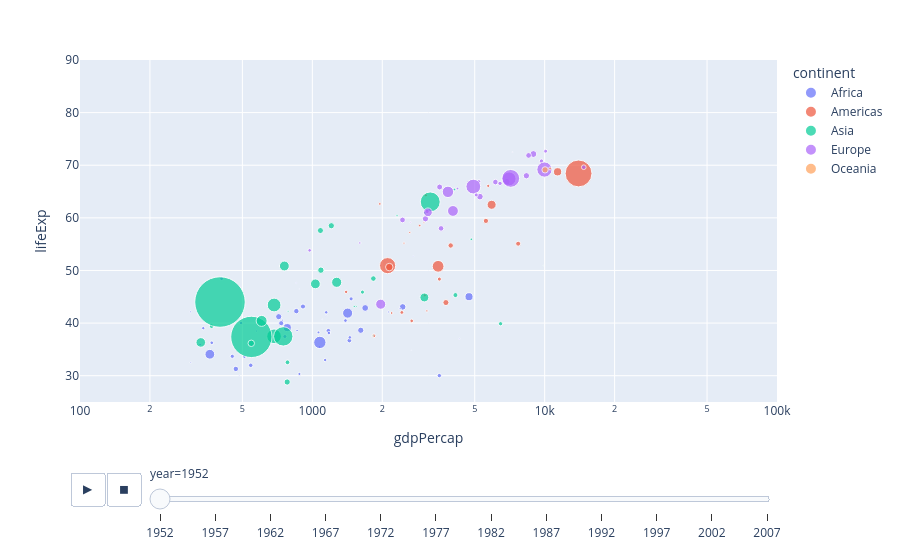

The notebook cell this image was saved under:
### Markdown cell above
### Animated scatter

### Code cell
fig = px.scatter(tidy_df, x='gdpPercap', y='lifeExp',
                 size='pop', color='continent',
                 hover_name='country',
                 animation_frame='year',
                 log_x=True, size_max=55,
                 range_x=[100, 100000], range_y=[25, 90])
fig.show()

### Figure 1 — Plotly figure (JSON) as saved in the notebook; plotly's stock layout.template omitted (floating-point values rounded to 4 significant figures)
{"data": [{"hovertemplate": "<b>%{hovertext}</b><br><br>continent=Africa<br>year=1952<br>gdpPercap=%{x}<br>lifeExp=%{y}<br>pop=%{marker.size}<extra></extra>", "hovertext": ["Algeria", "Angola", "Benin", "Botswana", "Burkina Faso", "Burundi", "Cameroon", "Central African Republic", "Chad", "Comoros", "Congo Dem. Rep.", "Congo Rep.", "Cote d'Ivoire", "Djibouti", "Egypt", "Equatorial Guinea", "Eritrea", "Ethiopia", "Gabon", "Gambia", "Ghana", "Guinea", "Guinea-Bissau", "Kenya", "Lesotho", "Liberia", "Libya", "Madagascar", "Malawi", "Mali", "Mauritania", "Mauritius", "Morocco", "Mozambique", "Namibia", "Niger", "Nigeria", "Reunion", "Rwanda", "Sao Tome and Principe", "Senegal", "Sierra Leone", "Somalia", "South Africa", "Sudan", "Swaziland", "Tanzania", "Togo", "Tunisia", "Uganda", "Zambia", "Zimbabwe"], "legendgroup": "Africa", "marker": {"color": "#636efa", "size": [9280000.0, 4232000.0, 1738000.0, 442300.0, 4470000.0, 2446000.0, 5009000.0, 1292000.0, 2682000.0, 153900.0, 14100000.0, 854900.0, 2977000.0, 63150.0, 22220000.0, 217000.0, 1439000.0, 20860000.0, 420700.0, 284300.0, 5581000.0, 2664000.0, 580700.0, 6464000.0, 748700.0, 863300.0, 1020000.0, 4763000.0, 2918000.0, 3838000.0, 1023000.0, 516600.0, 9939000.0, 6446000.0, 485800.0, 3379000.0, 33120000.0, 257700.0, 2535000.0, 60010.0, 2756000.0, 2143000.0, 2527000.0, 14260000.0, 8505000.0, 290200.0, 8323000.0, 1219000.0, 3648000.0, 5825000.0, 2672000.0, 3081000.0], "sizemode": "area", "sizeref": 435900.0, "symbol": "circle"}, "mode": "markers", "name": "Africa", "orientation": "v", "showlegend": true, "type": "scatter", "x": [2449.0, 3521.0, 1063.0, 851.2, 543.3, 339.3, 1173.0, 1071.0, 1179.0, 1103.0, 780.5, 2126.0, 1389.0, 2670.0, 1419.0, 375.6, 328.9, 362.1, 4293.0, 485.2, 911.3, 510.2, 299.9, 853.5, 298.8, 575.6, 2388.0, 1443.0, 369.2, 452.3, 743.1, 1968.0, 1688.0, 468.5, 2424.0, 761.9, 1077.0, 2719.0, 493.3, 879.6, 1450.0, 879.8, 1136.0, 4725.0, 1616.0, 1148.0, 716.7, 859.8, 1468.0, 734.8, 1147.0, 406.9], "xaxis": "x", "y": [43.08, 30.02, 38.22, 47.62, 31.98, 39.03, 38.52, 35.46, 38.09, 40.72, 39.14, 42.11, 40.48, 34.81, 41.89, 34.48, 35.93, 34.08, 37.0, 30.0, 43.15, 33.61, 32.5, 42.27, 42.14, 38.48, 42.72, 36.68, 36.26, 33.69, 40.54, 50.99, 42.87, 31.29, 41.73, 37.44, 36.32, 52.72, 40.0, 46.47, 37.28, 30.33, 32.98, 45.01, 38.63, 41.41, 41.22, 38.6, 44.6, 39.98, 42.04, 48.45], "yaxis": "y"}, {"hovertemplate": "<b>%{hovertext}</b><br><br>continent=Americas<br>year=1952<br>gdpPercap=%{x}<br>lifeExp=%{y}<br>pop=%{marker.size}<extra></extra>", "hovertext": ["Argentina", "Bolivia", "Brazil", "Canada", "Chile", "Colombia", "Costa Rica", "Cuba", "Dominican Republic", "Ecuador", "El Salvador", "Guatemala", "Haiti", "Honduras", "Jamaica", "Mexico", "Nicaragua", "Panama", "Paraguay", "Peru", "Puerto Rico", "Trinidad and Tobago", "United States", "Uruguay", "Venezuela"], "legendgroup": "Americas", "marker": {"color": "#EF553B", "size": [17880000.0, 2883000.0, 56600000.0, 14790000.0, 6378000.0, 12350000.0, 926300.0, 6008000.0, 2491000.0, 3549000.0, 2043000.0, 3146000.0, 3201000.0, 1517000.0, 1426000.0, 30140000.0, 1166000.0, 940100.0, 1556000.0, 8026000.0, 2227000.0, 662800.0, 157600000.0, 2253000.0, 5440000.0], "sizemode": "area", "sizeref": 435900.0, "symbol": "circle"}, "mode": "markers", "name": "Americas", "orientation": "v", "showlegend": true, "type": "scatter", "x": [5911.0, 2677.0, 2109.0, 11370.0, 3940.0, 2144.0, 2627.0, 5587.0, 1398.0, 3522.0, 3048.0, 2428.0, 1840.0, 2195.0, 2899.0, 3478.0, 3112.0, 2480.0, 1952.0, 3759.0, 3082.0, 3023.0, 13990.0, 5717.0, 7690.0], "xaxis": "x", "y": [62.48, 40.41, 50.92, 68.75, 54.74, 50.64, 57.21, 59.42, 45.93, 48.36, 45.26, 42.02, 37.58, 41.91, 58.53, 50.79, 42.31, 55.19, 62.65, 43.9, 64.28, 59.1, 68.44, 66.07, 55.09], "yaxis": "y"}, {"hovertemplate": "<b>%{hovertext}</b><br><br>continent=Asia<br>year=1952<br>gdpPercap=%{x}<br>lifeExp=%{y}<br>pop=%{marker.size}<extra></extra>", "hovertext": ["Afghanistan", "Bahrain", "Bangladesh", "Cambodia", "China", "Hong Kong China", "India", "Indonesia", "Iran", "Iraq", "Israel", "Japan", "Jordan", "Korea Dem. Rep.", "Korea Rep.", "Kuwait", "Lebanon", "Malaysia", "Mongolia", "Myanmar", "Nepal", "Oman", "Pakistan", "Philippines", "Saudi Arabia", "Singapore", "Sri Lanka", "Syria", "Taiwan", "Thailand", "Vietnam", "West Bank and Gaza", "Yemen Rep."], "legendgroup": "Asia", "marker": {"color": "#00cc96", "size": [8425000.0, 120400.0, 46890000.0, 4694000.0, 556300000.0, 2126000.0, 372000000.0, 82050000.0, 17270000.0, 5442000.0, 1621000.0, 86460000.0, 607900.0, 8865000.0, 20950000.0, 160000.0, 1440000.0, 6748000.0, 800700.0, 20090000.0, 9183000.0, 507800.0, 41350000.0, 22440000.0, 4006000.0, 1127000.0, 7982000.0, 3662000.0, 8550000.0, 21290000.0, 26250000.0, 1031000.0, 4964000.0], "sizemode": "area", "sizeref": 435900.0, "symbol": "circle"}, "mode": "markers", "name": "Asia", "orientation": "v", "showlegend": true, "type": "scatter", "x": [779.4, 9867.0, 684.2, 368.5, 400.4, 3054.0, 546.6, 749.7, 3035.0, 4130.0, 4087.0, 3217.0, 1547.0, 1088.0, 1031.0, 108400.0, 4835.0, 1831.0, 786.6, 331.0, 545.9, 1828.0, 684.6, 1273.0, 6460.0, 2315.0, 1084.0, 1643.0, 1207.0, 757.8, 605.1, 1516.0, 781.7], "xaxis": "x", "y": [28.8, 50.94, 37.48, 39.42, 44.0, 60.96, 37.37, 37.47, 44.87, 45.32, 65.39, 63.03, 43.16, 50.06, 47.45, 55.56, 55.93, 48.46, 42.24, 36.32, 36.16, 37.58, 43.44, 47.75, 39.88, 60.4, 57.59, 45.88, 58.5, 50.85, 40.41, 43.16, 32.55], "yaxis": "y"}, {"hovertemplate": "<b>%{hovertext}</b><br><br>continent=Europe<br>year=1952<br>gdpPercap=%{x}<br>lifeExp=%{y}<br>pop=%{marker.size}<extra></extra>", "hovertext": ["Albania", "Austria", "Belgium", "Bosnia and Herzegovina", "Bulgaria", "Croatia", "Czech Republic", "Denmark", "Finland", "France", "Germany", "Greece", "Hungary", "Iceland", "Ireland", "Italy", "Montenegro", "Netherlands", "Norway", "Poland", "Portugal", "Romania", "Serbia", "Slovak Republic", "Slovenia", "Spain", "Sweden", "Switzerland", "Turkey", "United Kingdom"], "legendgroup": "Europe", "marker": {"color": "#ab63fa", "size": [1283000.0, 6928000.0, 8730000.0, 2791000.0, 7275000.0, 3882000.0, 9125000.0, 4334000.0, 4090000.0, 42460000.0, 69150000.0, 7733000.0, 9504000.0, 148000.0, 2952000.0, 47670000.0, 413800.0, 10380000.0, 3328000.0, 25730000.0, 8526000.0, 16630000.0, 6860000.0, 3558000.0, 1490000.0, 28550000.0, 7125000.0, 4815000.0, 22240000.0, 50430000.0], "sizemode": "area", "sizeref": 435900.0, "symbol": "circle"}, "mode": "markers", "name": "Europe", "orientation": "v", "showlegend": true, "type": "scatter", "x": [1601.0, 6137.0, 8343.0, 973.5, 2444.0, 3119.0, 6876.0, 9692.0, 6425.0, 7030.0, 7144.0, 3531.0, 5264.0, 7268.0, 5210.0, 4931.0, 2648.0, 8942.0, 10100.0, 4029.0, 3068.0, 3145.0, 3581.0, 5075.0, 4215.0, 3834.0, 8528.0, 14730.0, 1969.0, 9980.0], "xaxis": "x", "y": [55.23, 66.8, 68.0, 53.82, 59.6, 61.21, 66.87, 70.78, 66.55, 67.41, 67.5, 65.86, 64.03, 72.49, 66.91, 65.94, 59.16, 72.13, 72.67, 61.31, 59.82, 61.05, 58.0, 64.36, 65.57, 64.94, 71.86, 69.62, 43.59, 69.18], "yaxis": "y"}, {"hovertemplate": "<b>%{hovertext}</b><br><br>continent=Oceania<br>year=1952<br>gdpPercap=%{x}<br>lifeExp=%{y}<br>pop=%{marker.size}<extra></extra>", "hovertext": ["Australia", "New Zealand"], "legendgroup": "Oceania", "marker": {"color": "#FFA15A", "size": [8691000.0, 1995000.0], "sizemode": "area", "sizeref": 435900.0, "symbol": "circle"}, "mode": "markers", "name": "Oceania", "orientation": "v", "showlegend": true, "type": "scatter", "x": [10040.0, 10560.0], "xaxis": "x", "y": [69.12, 69.39], "yaxis": "y"}], "layout": {"legend": {"itemsizing": "constant", "title": {"text": "continent"}, "tracegroupgap": 0}, "margin": {"t": 60}, "sliders": [{"active": 0, "currentvalue": {"prefix": "year="}, "len": 0.9, "pad": {"b": 10, "t": 60}, "steps": [{"args": [["1952"], {"frame": {"duration": 0, "redraw": false}, "fromcurrent": true, "mode": "immediate", "transition": {"duration": 0, "easing": "linear"}}], "label": "1952", "method": "animate"}, {"args": [["1957"], {"frame": {"duration": 0, "redraw": false}, "fromcurrent": true, "mode": "immediate", "transition": {"duration": 0, "easing": "linear"}}], "label": "1957", "method": "animate"}, {"args": [["1962"], {"frame": {"duration": 0, "redraw": false}, "fromcurrent": true, "mode": "immediate", "transition": {"duration": 0, "easing": "linear"}}], "label": "1962", "method": "animate"}, {"args": [["1967"], {"frame": {"duration": 0, "redraw": false}, "fromcurrent": true, "mode": "immediate", "transition": {"duration": 0, "easing": "linear"}}], "label": "1967", "method": "animate"}, {"args": [["1972"], {"frame": {"duration": 0, "redraw": false}, "fromcurrent": true, "mode": "immediate", "transition": {"duration": 0, "easing": "linear"}}], "label": "1972", "method": "animate"}, {"args": [["1977"], {"frame": {"duration": 0, "redraw": false}, "fromcurrent": true, "mode": "immediate", "transition": {"duration": 0, "easing": "linear"}}], "label": "1977", "method": "animate"}, {"args": [["1982"], {"frame": {"duration": 0, "redraw": false}, "fromcurrent": true, "mode": "immediate", "transition": {"duration": 0, "easing": "linear"}}], "label": "1982", "method": "animate"}, {"args": [["1987"], {"frame": {"duration": 0, "redraw": false}, "fromcurrent": true, "mode": "immediate", "transition": {"duration": 0, "easing": "linear"}}], "label": "1987", "method": "animate"}, {"args": [["1992"], {"frame": {"duration": 0, "redraw": false}, "fromcurrent": true, "mode": "immediate", "transition": {"duration": 0, "easing": "linear"}}], "label": "1992", "method": "animate"}, {"args": [["1997"], {"frame": {"duration": 0, "redraw": false}, "fromcurrent": true, "mode": "immediate", "transition": {"duration": 0, "easing": "linear"}}], "label": "1997", "method": "animate"}, {"args": [["2002"], {"frame": {"duration": 0, "redraw": false}, "fromcurrent": true, "mode": "immediate", "transition": {"duration": 0, "easing": "linear"}}], "label": "2002", "method": "animate"}, {"args": [["2007"], {"frame": {"duration": 0, "redraw": false}, "fromcurrent": true, "mode": "immediate", "transition": {"duration": 0, "easing": "linear"}}], "label": "2007", "method": "animate"}], "x": 0.1, "xanchor": "left", "y": 0, "yanchor": "top"}], "updatemenus": [{"buttons": [{"args": [null, {"frame": {"duration": 500, "redraw": false}, "fromcurrent": true, "mode": "immediate", "transition": {"duration": 500, "easing": "linear"}}], "label": "&#9654;", "method": "animate"}, {"args": [[null], {"frame": {"duration": 0, "redraw": false}, "fromcurrent": true, "mode": "immediate", "transition": {"duration": 0, "easing": "linear"}}], "label": "&#9724;", "method": "animate"}], "direction": "left", "pad": {"r": 10, "t": 70}, "showactive": false, "type": "buttons", "x": 0.1, "xanchor": "right", "y": 0, "yanchor": "top"}], "xaxis": {"anchor": "y", "domain": [0, 1], "range": [2, 5], "title": {"text": "gdpPercap"}, "type": "log"}, "yaxis": {"anchor": "x", "domain": [0, 1], "range": [25, 90], "title": {"text": "lifeExp"}}}}
